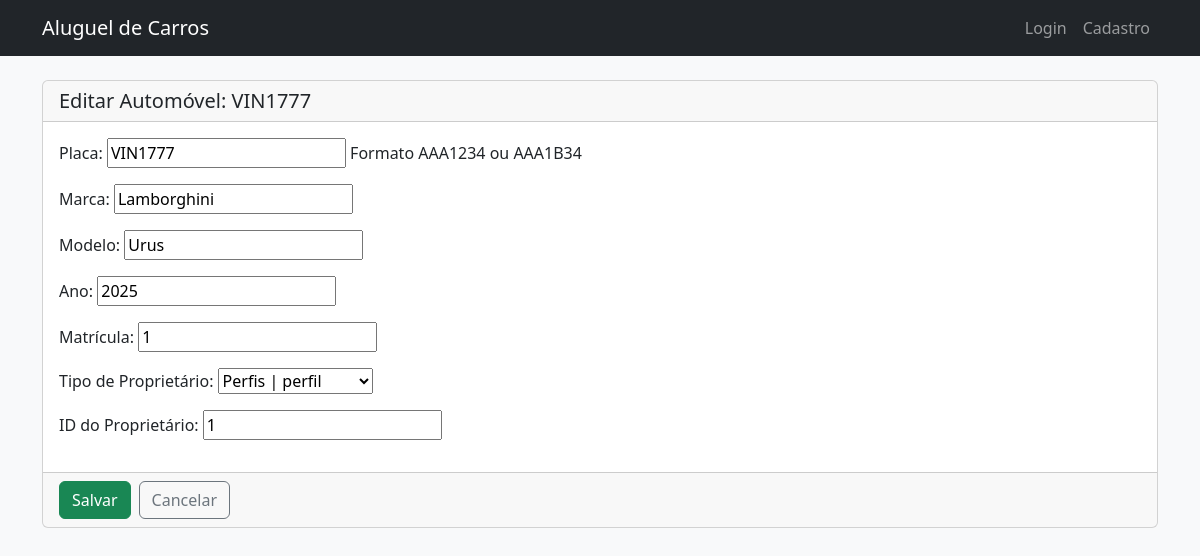
Screenshot of /automoveis/1/editar/ with the database file from the repository.
### automoveis/models.py (models this page shows, shortened)
class Automovel(models.Model):
    placa_validator = RegexValidator(
        regex=r'^[A-Z]{3}[0-9][A-Z0-9][0-9]{2}$',
        message='A placa deve estar no formato AAA1234 ou AAA1B34 (padrão Mercosul).'
    )
    placa = models.CharField(
        'Placa',
        max_length=7,
        unique=True,
        validators=[placa_validator],
        help_text='Formato AAA1234 ou AAA1B34'
    )
    marca = models.CharField('Marca', max_length=50)
    modelo = models.CharField('Modelo', max_length=50)
    ano = models.PositiveIntegerField('Ano')
    matricula = models.CharField('Matrícula', max_length=50, unique=True)
    content_type = models.ForeignKey(
        ContentType,
        on_delete=models.CASCADE,
        limit_choices_to=models.Q(app_label='perfis', model='perfil') | # MUDOU DE 'clientes' PARA 'perfis'
                         models.Q(app_label='agentes', model='agente'),
        verbose_name='Tipo de Proprietário'
    )
    object_id = models.PositiveIntegerField('ID do Proprietário')
    proprietario = GenericForeignKey('content_type', 'object_id')
    criado_em = models.DateTimeField('Criado em', auto_now_add=True)
    atualizado_em = models.DateTimeField('Atualizado em', auto_now=True)
    class Meta:
        verbose_name = 'Automóvel'
        verbose_name_plural = 'Automóveis'
        ordering = ['marca', 'modelo']

### automoveis/views.py (the view)
# urls.py: path('<int:pk>/editar/', views.AutomovelUpdateView.as_view(), name='editar'),
class AutomovelUpdateView(SuccessMessageMixin, UpdateView):
    model = Automovel
    template_name = 'automoveis/automovel_form.html'
    fields = ['placa', 'marca', 'modelo', 'ano', 'matricula', 'content_type', 'object_id']
    success_url = reverse_lazy('automoveis:listar')
    success_message = "Automóvel atualizado com sucesso!"
    def get_context_data(self, **kwargs):
        context = super().get_context_data(**kwargs)
        context['titulo'] = f'Editar Automóvel: {self.object.placa}'
        return context

### automoveis/templates/automoveis/automovel_form.html (shortened to what this page needs)
{% extends "base.html" %}
{% block content %}
<form method="post">
  <div class="card">
    <div class="card-header"><h5 class="m-0">{{ titulo }}</h5></div>
    <div class="card-body">
      {{ form.as_p }}
    </div>
    <div class="card-footer d-flex gap-2">
      <button class="btn btn-success" type="submit">Salvar</button>
      <a class="btn btn-outline-secondary" href="{% url 'automoveis:listar' %}">Cancelar</a>
    </div>
  </div>
</form>
{% endblock %}

### rows the page displays
Automovel: placa "VIN1777", marca "Lamborghini", modelo "Urus", ano "2025", matricula "1", content_type "Perfis | perfil", object_id "1"

### other values shown
{{ titulo }} "Editar Automóvel: VIN1777"
